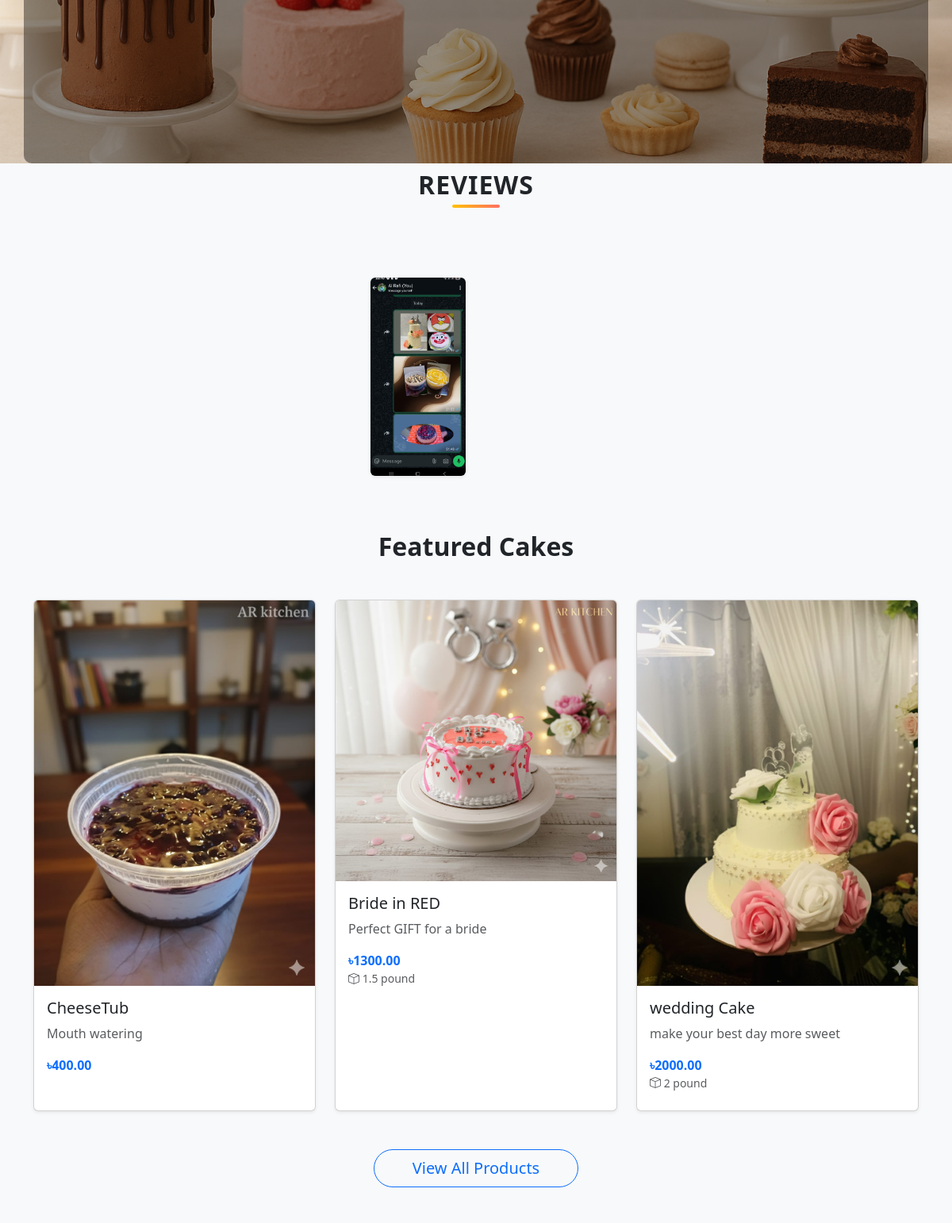
/ (middle part), run on an earlier commit of the app's database.
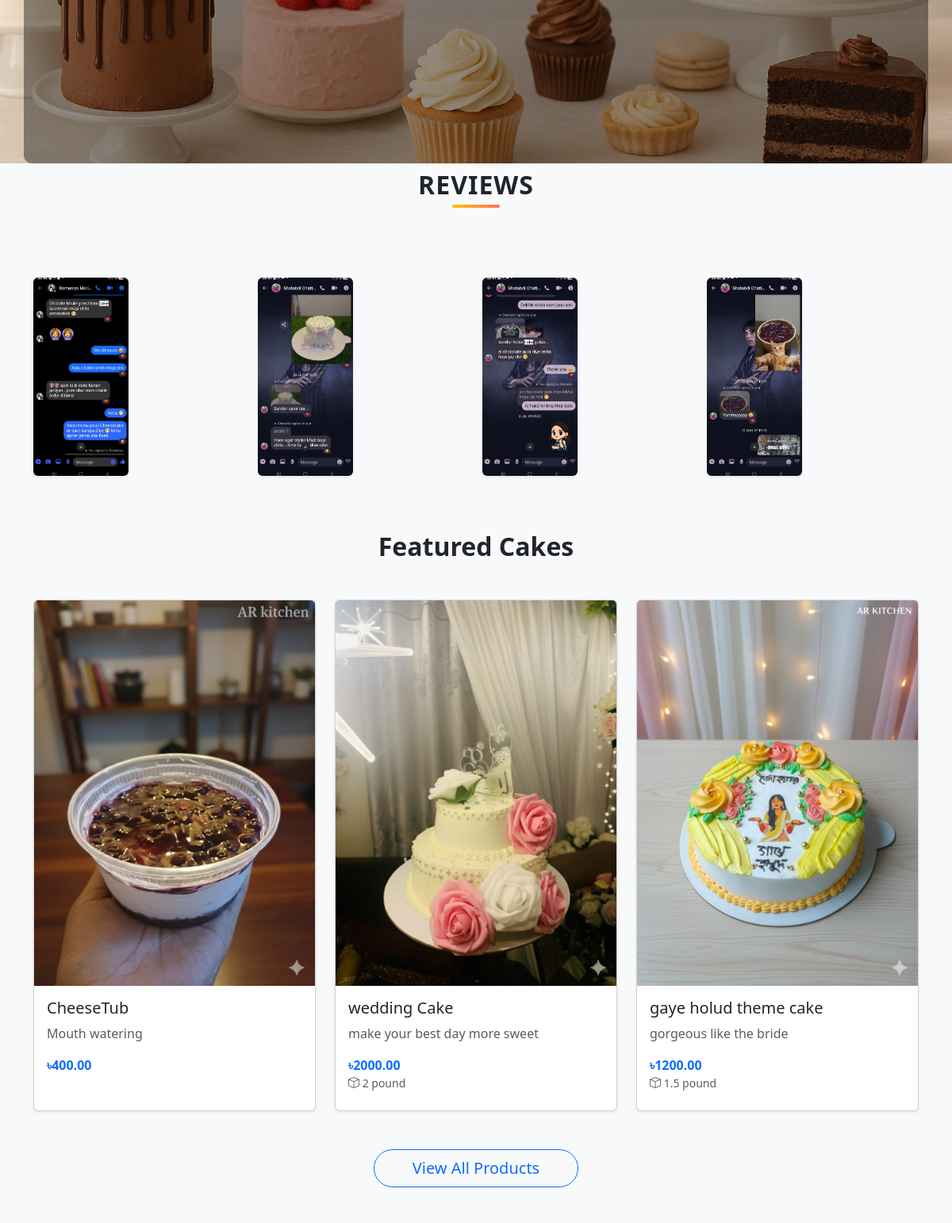
And on a later commit of the database.
### shop/models.py (models this page shows, shortened)
class Review(models.Model):
    image = models.ImageField(upload_to='reviews/', help_text="Customer review screenshot")
    created = models.DateTimeField(auto_now_add=True)

class Product(models.Model):
    name = models.CharField(max_length=200)
    slug = models.SlugField(max_length=200, unique=True)
    category = models.ForeignKey(Category, on_delete=models.CASCADE, related_name='products')
    flavors = models.ManyToManyField(Flavor, blank=True)
    description = models.TextField()
    price = models.DecimalField(max_digits=10, decimal_places=2)
    image = models.ImageField(upload_to='products/', blank=True, null=True)
    featured = models.BooleanField(default=False)
    available = models.BooleanField(default=True)
    created = models.DateTimeField(auto_now_add=True)
    weight = models.CharField(max_length=50, blank=True, help_text="e.g. 1lbs, 500g, 2lb")
    def get_absolute_url(self):
        return reverse('shop:product_detail', args=[self.slug])

### shop/views.py (the view)
# urls.py: path('', views.home, name='home'),
def home(request):
    featured_products = Product.objects.filter(featured=True, available=True)[:6]
    categories = Category.objects.all()[:6]
    reviews = Review.objects.all().order_by('-created')
    slides = [reviews[i:i+4] for i in range(0, len(reviews), 4)]
    faqs = FAQ.objects.filter(is_answered=True)
    faq_form = FAQForm()
    if request.method == 'POST' and 'faq_submit' in request.POST:
        faq_form = FAQForm(request.POST)
        if faq_form.is_valid():
            faq_form.save()
            messages.success(request, "Question submitted! We'll answer soon.")
            return redirect('shop:home')
    feedbacks = Feedback.objects.filter(is_approved=True)[:6]  # Show 6 latest approved
    feedback_form = FeedbackForm()
    if request.method == 'POST' and 'feedback_submit' in request.POST:
        feedback_form = FeedbackForm(request.POST, request.FILES)
        if feedback_form.is_valid():
            feedback_form.save()
            messages.success(request, "Thank you! Your feedback is under review.")
            return redirect('shop:home')
    else:
        feedback_form = FeedbackForm()
    return render(request, 'shop/home.html', {
        'featured_products': featured_products,
        'categories': categories,
        'slides': slides,
        'faqs': faqs,
        'faq_form': faq_form,
        'feedbacks': feedbacks,
        'feedback_form': feedback_form,
    })

### shop/context_processors.py (called while the page is built)
def global_context(request):
    return {
        'flavors': Flavor.objects.all()
    }

### shop/templates/shop/home.html (shortened to what this page needs)
{% extends 'shop/base.html' %}
{% load static %}
{% load widget_tweaks %}
{% block content %}
<div id="cakeCarousel" class="carousel slide carousel-fade" data-bs-ride="carousel" data-bs-interval="4000">
 <div class="carousel-inner">
        <div class="carousel-item active" style="background-image: url('{% static "images/0.png" %}');">
        <div class="container text-white d-flex flex-column justify-content-center align-items-start h-100">
        </div>
      </div>
    </div>
    <button class="carousel-control-prev" type="button" data-bs-target="#cakeCarousel" data-bs-slide="prev">
    </button>
    <button class="carousel-control-next" type="button" data-bs-target="#cakeCarousel" data-bs-slide="next">
    </button>
</div>
<section id="reviews" class="py-1 bg-light">
  <div class="container">
    <div class="d-flex justify-content-center mb-5">
  <h2 class="section-title">Reviews</h2>
</div>
    <div id="reviewsCarousel" class="carousel slide" data-bs-ride="carousel" data-bs-interval="4000">
      <div class="carousel-inner">
        {% for slide in slides %}
        <div class="carousel-item {% if forloop.first %}active{% endif %}">
          <div class="row g-3 justify-content-center">
            {% for review in slide %}
            <div class="col-md-3 col-sm-6">
              <div class="review-img-wrapper">
              <img src="{{ review.image.url }}" class="img-fluid rounded shadow-sm" alt="Client Review">
              </div>
             </div>
            {% endfor %}
          </div>
        </div>
        {% endfor %}
      </div>
    </div>
  </div>
</section>
<section class="py-5 bg-light" id="featured">
  <div class="container">
    <h2 class="text-center mb-5 text-dark fw-bold">Featured Cakes</h2>
    <div class="row g-4">
      {% for product in featured_products %}
        <div class="col-md-4">
         <a href="{{ product.get_absolute_url }}" class="text-decoration-none">
            <div class="card product-card h-100 shadow-sm">
              <img src="{{ product.image.url }}" class="card-img-top" alt="{{ product.name }}">
              <div class="card-body">
                <h5 class="card-title text-dark">{{ product.name }}</h5>
                <p class="card-text text-muted">{{ product.description|truncatewords:15 }}</p>
                <span class="text-primary fw-bold">৳{{ product.price }}</span>
                {% if product.weight %}
                <p class="text-muted small mb-2">
                    <i class="bi bi-box"></i> {{ product.weight }}
                </p>
                {% endif %}
              </div>
            </div>
          </a>
        </div>
      {% empty %}
        <p class="text-center text-muted">No featured cakes yet. Add in admin.</p>
      {% endfor %}
    </div>
    <div class="text-center mt-5">
            <a href="{% url 'shop:shop' %}" class="btn btn-outline-primary btn-lg px-5 rounded-pill">
                View All Products
            </a>
        </div>
  </div>
</section>
{% endblock %}

### shop/templates/shop/base.html (shortened to what this page needs)
{% load static %}
<!DOCTYPE html>
<html lang="en">
<head>
    <link href="https://cdn.jsdelivr.net/npm/bootstrap@5.3.0/dist/css/bootstrap.min.css" rel="stylesheet">
    <link href="https://cdn.jsdelivr.net/npm/bootstrap-icons@1.10.5/font/bootstrap-icons.css" rel="stylesheet">
    <link rel="stylesheet" href="https://cdnjs.cloudflare.com/ajax/libs/font-awesome/6.0.0/css/all.min.css">
    <link rel="stylesheet" href="{% static 'css/style.css' %}">
</head>
<body>
    {% block content %}{% endblock %}
{% load static %}
</body>
</html>

### static/css/style.css (style rules this page uses)
.carousel-item { height: 90vh; background-size: cover; background-position: center; background-repeat: no-repeat; position: relative; }
.carousel-item .container { background: rgba(0, 0, 0, 0.4); padding: 70px; border-radius: 10px; }
#reviews { padding-top: 0.5rem !important; padding-bottom: 0.5rem !important; }
#reviews > .container { padding-top: 0; padding-bottom: 0; height: 400px; }
#reviews h2 { font-weight: 700; text-transform: uppercase; letter-spacing: 1px; margin-bottom: 40px; }
.section-title { position: relative; display: inline-block; font-weight: 700; text-transform: uppercase; letter-spacing: 1px; margin-bottom: 40px; padding-bottom: 10px; }
.section-title::after { content: ''; position: absolute; left: 50%; bottom: 0; transform:translateX(-50%); width: 60px; height: 4px; background: linear-gradient(90deg, #ffc107, #ff6f61); border-radius: 2px; }
#reviews .carousel-item img { height: 250px; width: 120px; object-fit: cover; border-radius: 10px; box-shadow: 0 8px 20px rgba(0,0,0,0.15); transition: transform 0.3s ease; }

What changed in the data, as far as the page shows it:
no longer on this page (row unchanged): Review: image (picture)
no longer on this page (row edited): Product: image (picture), name "Bride in RED", description "Perfect GIFT for a bride", price "1300.00", weight "1.5 pound"
added Review: image (picture)
added Review: image (picture)
added Review: image (picture)
added Review: image (picture)
now on this page (row edited): Product: image (picture), name "gaye holud theme cake", description "gorgeous like the bride", price "1200.00", weight "1.5 pound"
